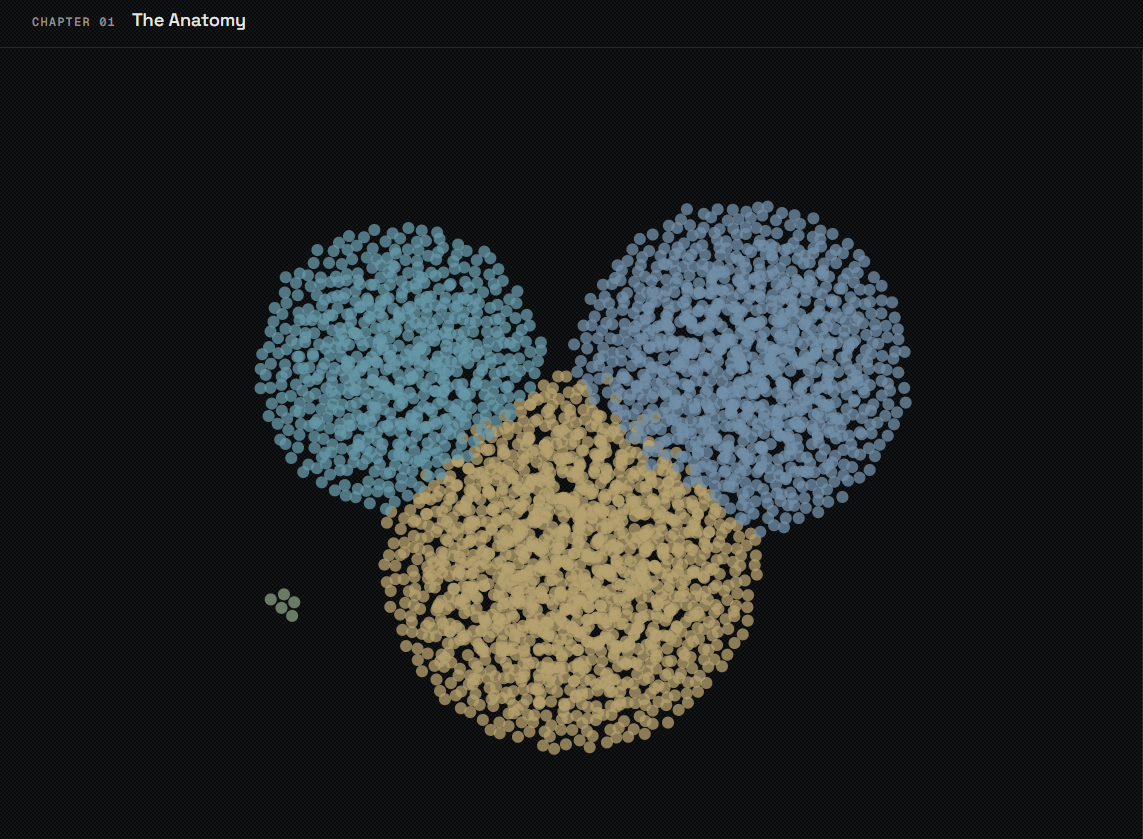
#> input picture web/references/scatter-scaled-approved.png, 1143 x 839 px, found by its file name
$ python make_live_comp.py
#> lines starting #> are read from the running program, lines starting #| are printed output that depends on the picture; pictures that were not available may be replaced by others from this repository, and a replacement may not be noted

from PIL import Image
ref = Image.open('web/references/scatter-scaled-approved.png')
#> ref is the input picture: PIL image 1143x839 RGBA; mean R, G, B, A 36.8, 40, 39.1, 255
cur = Image.open('scratch/live_desktop_settled.png')
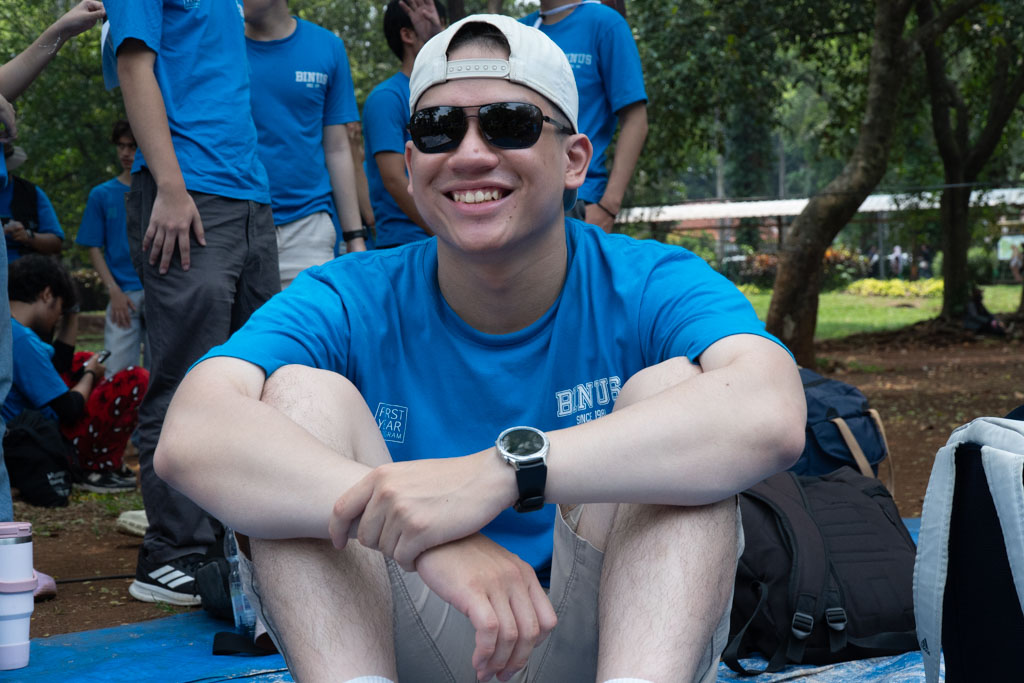
#> input picture web/references/creator-photo.jpg, 1024 x 683 px, given in place of live_desktop_settled.png, which was not available
#> cur is the input picture: PIL image 1024x683 RGB; mean R, G, B 71, 89.6, 102.5

# Crop canvas region from cur
# Canvas is on the left
w_crop = int(cur.width * 0.60)
#> w_crop = 614
h_crop = cur.height
#> h_crop = 683
cur_cropped = cur.crop((0, 0, w_crop, h_crop))
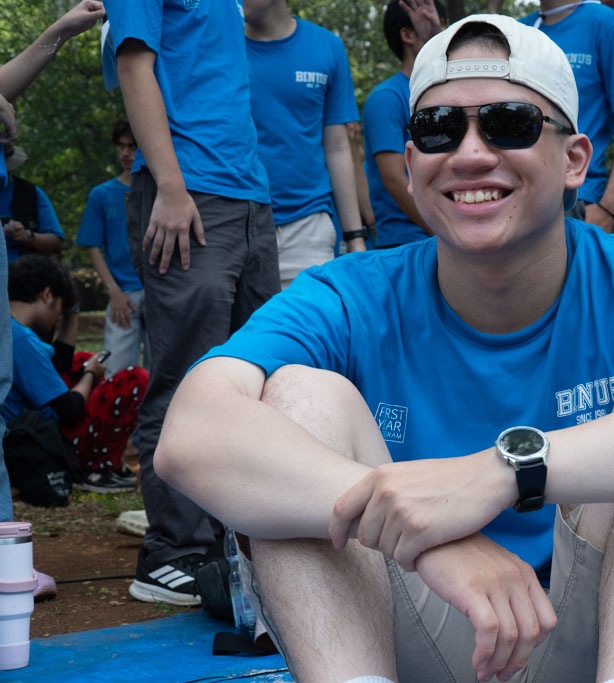
#> cur_cropped: PIL image 614x683 RGB; mean R, G, B 70.7, 93.7, 115.3

# Resize cur_cropped to match ref height
scale_h = ref.height / cur_cropped.height
#> scale_h = 1.23
w_scaled = int(cur_cropped.width * scale_h)
#> w_scaled = 754
cur_scaled = cur_cropped.resize((w_scaled, ref.height), Image.Resampling.LANCZOS)

comp = Image.new('RGB', (ref.width + w_scaled, ref.height))
#> comp: PIL image 1897x839 RGB; every value is 0
comp.paste(ref, (0, 0))
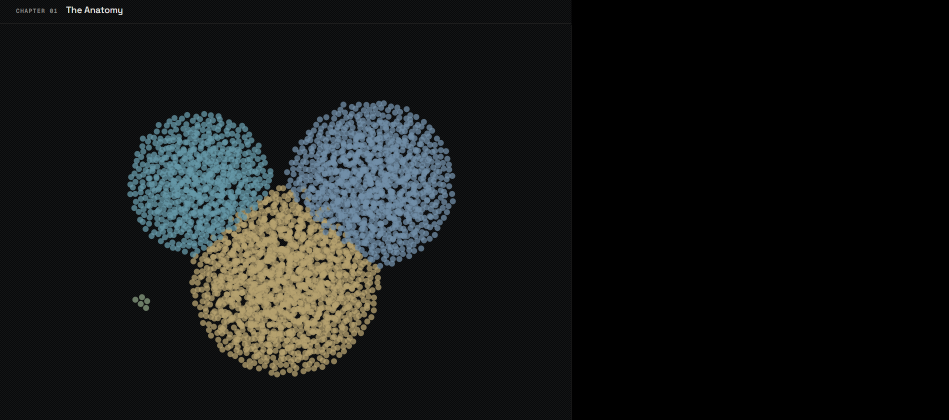
#> comp: PIL image 1897x839 RGB (shown at 1/2 size); mean R, G, B 22.2, 24.1, 23.6
comp.paste(cur_scaled, (ref.width, 0))
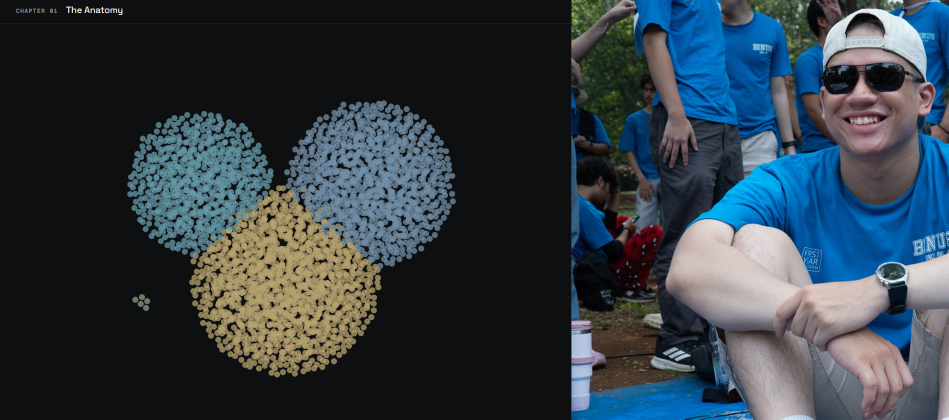
#> comp: PIL image 1897x839 RGB (shown at 1/2 size); mean R, G, B 50.3, 61.3, 69.4
comp.save('scratch/compare_live_vs_approved.png')
print('Saved scratch/compare_live_vs_approved.png')
